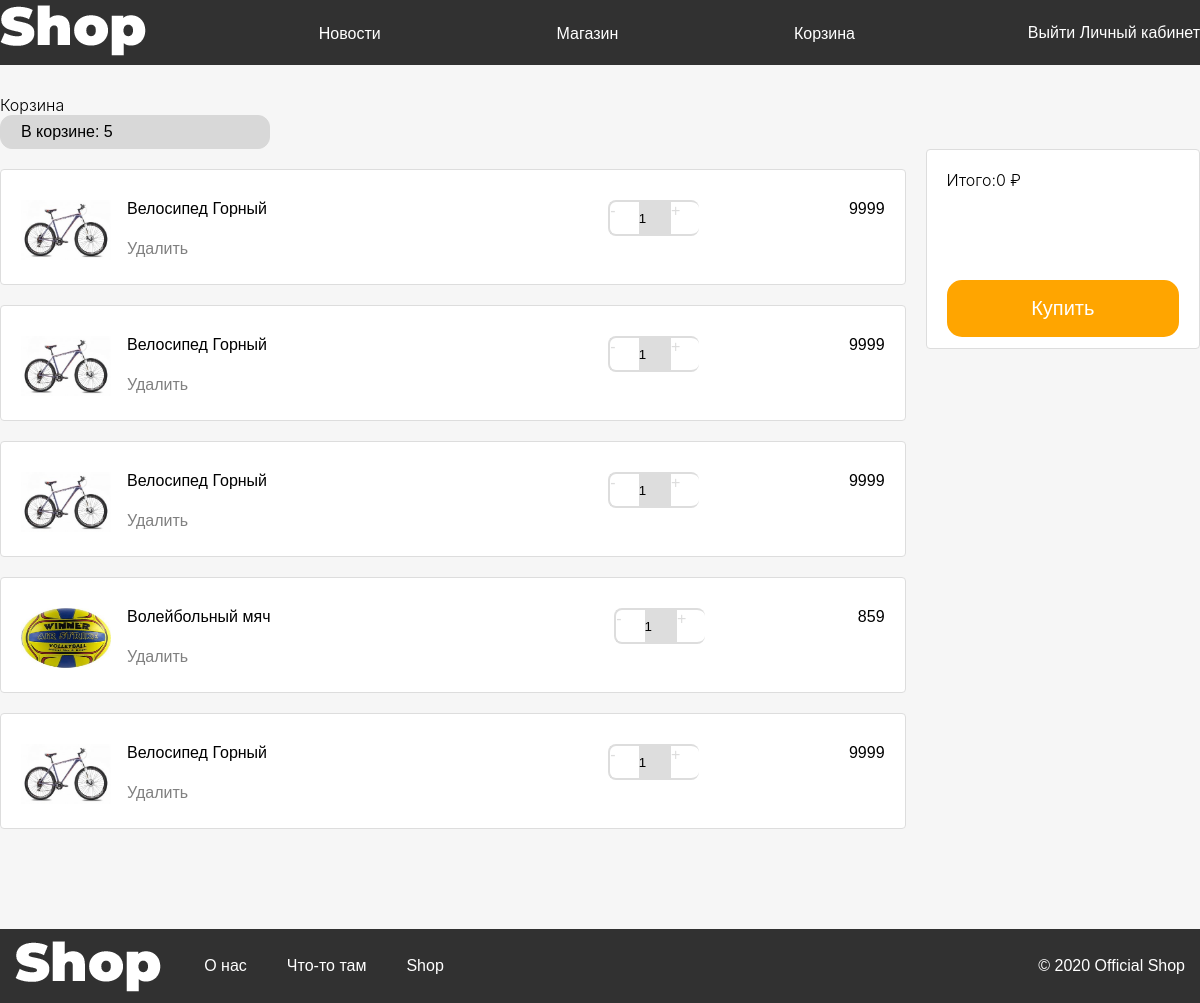
/basket/ (signed in), run on an earlier commit of the app's database.
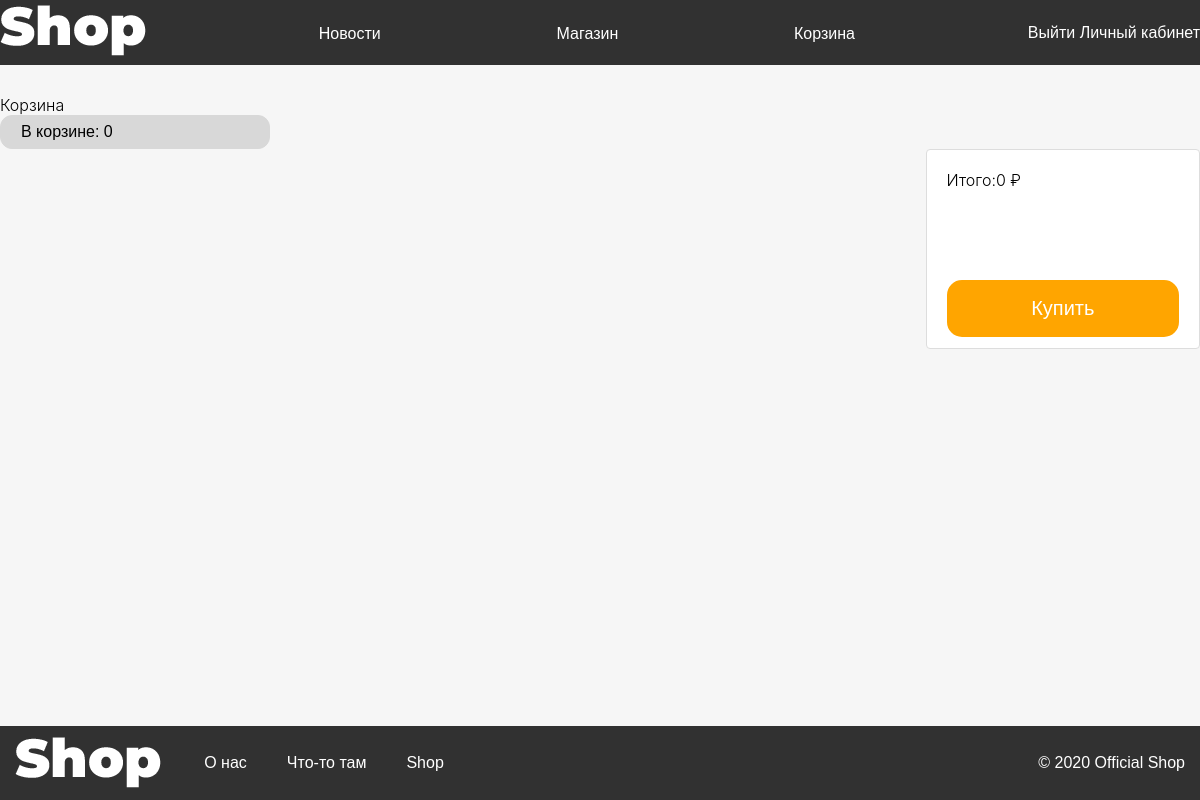
And on a later commit of the database.
### Goods/models.py (models this page shows, shortened)
class About_goods(models.Model):
    category = models.TextField()
    count = models.IntegerField()
    price = models.IntegerField()
    description = models.TextField(default = "description empty")
    name = models.TextField()
    image = models.TextField()

### Basket/views.py (the view)
# urls.py: path('', views.basket, name="basket"),
def basket(request):
	if request.user.is_authenticated:
		aunt = True
	else:
		aunt = False
	count = 0
	goodsFullInfo = []
	idForDelete = []
	try:
		goods = Goods_of_user.objects.filter(userName = request.session["user"])
		for i in goods:
			good = About_goods.objects.get(id = i.goodId)
			goodsFullInfo.append({"name" : good.name,
								  "price" : good.price,
								  "image" : good.image,
								  "idForPlusAndMinus" : count,
								  "id" : i.id})
			count+=1
		return render(request, "BasketTemp/basket.html", {"count":count,
														  "goods": goodsFullInfo,
														  "aunt" : aunt,
														  "idForDelete" : idForDelete})
	except Exception as e:
		return render(request, "BasketTemp/basket.html", {"count":count,
														  "goods": goodsFullInfo,
														  "aunt" : aunt,
														  "idForPlusAndMinus" : count,
														  "idForDelete" : idForDelete})

### Registration/templates/BasketTemp/basket.html (shortened to what this page needs)
{% extends "index.html"%} {%block head%} {% load static %}
<link rel="stylesheet" href="{%static 'basket.css' %}">
{%endblock%} {%block content%}
<div class="page_laout">
    <div>
      <h2>Корзина</h2>
    </div>
    <div class="basket"><a>В корзине: {{count}}</a></div>
    <form action="/basket/buy_all" method = "POST">
    <div class="conteiner">
      <div class="conteienr_list">
        <div class="list_basket">
    {%for i in goods%}
          <div class="list_item">
            <div class="list_item_in">
              <div class="item_img"><img src="{%static i.image %}" alt=""></div>
              <div class="item_block">
                <div class="item_name">{{i.name}}</div>
                <div class="item_del"><button><a href = '/basket/delete/{{i.id}}'>Удалить</a></button></div>
              </div>
              <div class="item_col">
                <div class="item_col1" style="display: flex;">
                  <div class="item_col_button item_col_button_min" onclick='minus("{{i.idForPlusAndMinus}}")'>-</div>
                  <input id="{{i.idForPlusAndMinus}}" name="count-{{i.idForPlusAndMinus}}" class='item_col_input' type="text"
                    value='1' readonly>
                    <div  class='item_col_button item_col_button_plus' onclick='plus("{{i.idForPlusAndMinus}}")'>+</div>
                </div>
              </div>
              <div class="item_price"><span id='{{i.idForPlusAndMinus}}' class='i-p'>{{i.price}}</span></div>
            </div>
          </div>
    {%endfor%}
        </div>
      </div>
      <div class='block_buy'>
        <div>
          <p id="result">Итого:0 ₽</p>
        </div>
        <div>
          <input type="submit" name="buy" value ="Купить" class="block_buy_button">
        </div>
      </div>
      </form>
    </div>
  {%endblock%}

What changed in the data, as far as the page shows it:
no longer on this page (row edited): About_goods: image (picture), name "Велосипед Горный" "Велосипед Горный" "Велосипед Горный" "Велосипед Горный"
no longer on this page (row unchanged): About_goods: image (picture), name "Волейбольный мяч"
Also different on the page:
{{ count }}: "5" → "0"
list line gone: "Удалить - 1 + 9999"
list line gone: "Удалить - 1 + 859"
